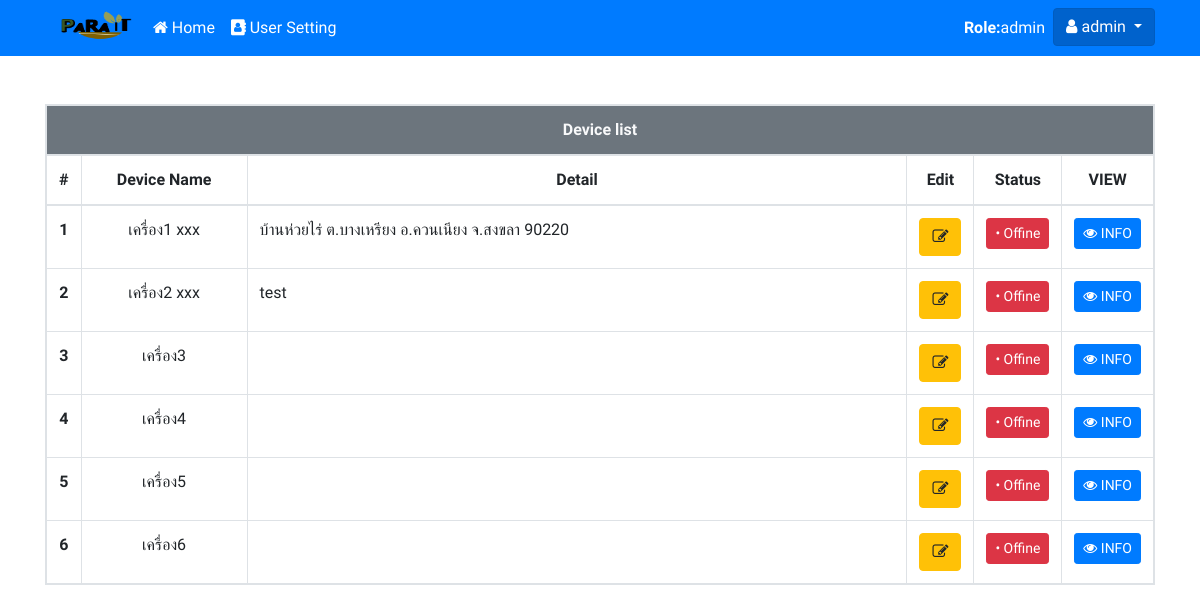
Page /admin/index.php (signed in) on the committed database.
### tables this page shows
CREATE TABLE `tbl_device` (
  `dv_id` int(10) NOT NULL,
  `dv_name` varchar(255) NOT NULL,
  `dv_detail` varchar(255) NOT NULL
);

### admin/index.php (the view, shortened to what this page needs)
<?php include_once('header.php'); ?>
</head>
<body>
  <?php include_once('import_navbar.php'); ?>
  <div class="container mt-5">
    <table class="table table-bordered table-responsive" id="show_device" width="100%">
      <thead>
        <tr>
          <th scope="col" colspan="8" class="bg-secondary text-light">Device list</th>
        </tr>
        <tr>
          <th scope="col" class="align-self-center" width="1%">#</th>
          <th scope="col" width="15%">Device Name</th>
          <th scope="col">Detail</th>
          <th scope="col" width="1%">Edit</th>
          <th scope="col" width="1%">Status</th>
          <th scope="col" width="1%">VIEW</th>
        </tr>
      </thead>
      <tbody>
        <?php
        $obj_dbcon = new dbcon;
        $get_device = $obj_dbcon->fetch_device();
        while ($fetch_device = $get_device->fetch_array()) {
        ?>
          <tr>
            <th scope="row"><?php echo$fetch_device['dv_id'];?></th>
            <td><?php echo$fetch_device['dv_name'];?></td>
            <td style="text-align:left;"><?php echo$fetch_device['dv_detail'];?></td>
            <td><a href="edit_device_list.php?dv_id=<?php echo $fetch_device['dv_id']; ?>"><button class="btn btn-warning"><i class="fa fa-pencil-square-o" aria-hidden="true"></i></button></a></td>
            <td><?php echo $check_status_device = $obj_dbcon->check_status_device($fetch_device['dv_id']);?></td>
            <td><a href="show_device.php?dv_id=<?php echo$fetch_device['dv_id'];?>"><button class="btn btn-primary btn-sm"><i class="fa fa-eye" aria-hidden="true"></i> INFO</button></a></td>
          </tr>
        <?php
        }
        ?>
      </tbody>
    </table>
  </div>
</body>
</html>

### admin/header.php (shortened to what this page needs)
<?php
require_once('../functions.php');
?>
<!DOCTYPE html>
<html lang="en">
<head>
    <link rel="stylesheet" href="https://maxcdn.bootstrapcdn.com/bootstrap/4.0.0/css/bootstrap.min.css">
    <link rel="stylesheet" href="https://cdnjs.cloudflare.com/ajax/libs/font-awesome/4.7.0/css/font-awesome.min.css">
    <link rel="stylesheet" href="../css/style.css">

### admin/import_navbar.php (shortened to what this page needs)
<nav class="navbar navbar-expand-lg navbar-dark bg-primary">
        <div class="container">
            <a href="index.php"><img src="../logo.gif" width="100" height="40" alt=""></a>
            <div class="collapse navbar-collapse" id="navbarSupportedContent">
                <ul class="navbar-nav mr-auto">
                    <li class="nav-item active">
                        <a class="nav-link" href="index.php"><i class="fa fa-home" aria-hidden="true"></i> Home<span class="sr-only">(current)</span></a>
                    </li>
                    <li class="nav-item active">
                        <a class="nav-link" href="show_user.php"><i class="fa fa-address-book" aria-hidden="true"></i> User Setting</a>
                    </li>
                </ul>
                <ul class="navbar-nav ml-auto">
                    <li class="nav-item active">
                        <span class="nav-link"><b>Role:</b><?php echo$_SESSION['sess_u_type'];?></span>
                    </li>
                    <div class="dropdown">
                        <button class="btn btn-primary active dropdown-toggle" type="button" id="dropdownMenuButton" data-toggle="dropdown" aria-haspopup="true" aria-expanded="false">
                        <i class="fa fa-user" aria-hidden="true"> </i>
                            <?php
                            echo $_SESSION['sess_u_user'];
                            ?>
                        </button>
                    </div>
                </ul>
            </div>
        </div>
    </nav>

### functions.php (shortened to what this page needs)
<?php
class dbcon
{
    public function __construct()
    {
        $this->dbcon = new mysqli(DB_SERVER, DB_USER, DB_PASS, DB_NAME);
    }
    function fetch_device()
    {
        $result = $this->dbcon->query("SELECT * FROM tbl_device");
        return $result;
    }
    function check_status_device($dv_id)
    {
        $result_send = $this->dbcon->query("SELECT *,NOW() as dt_now FROM tbl_data WHERE dv_id='$dv_id' ORDER BY data_id DESC LIMIT 1");
        $fetch_send = $result_send->fetch_array();
        if (!$fetch_send) {
            echo "<button class='btn btn-danger btn-sm'>• Offine</button>";
        } else {
            $recv = $fetch_send['Date'] . ' ' . $fetch_send['Time'];
            $recv_now = $fetch_send['dt_now'];
            $date1 = strtotime("$recv");
            $date2 = strtotime("$recv_now");
            $interval = $date2 - $date1;
            $seconds = $interval % 60;
            $minutes = floor(($interval % 3600) / 60);
            $hours = floor($interval / 3600);
            if ($hours > 0) {
                echo "<button class='btn btn-danger btn-sm'>• Offine</button>";
            }else if($hours >= 0 && $minutes >= 2){
                echo "<button class='btn btn-danger btn-sm'>• Offine</button>";
            }
            else{
                echo "<button class='btn btn-success btn-sm'>• Online</button>";
            }
        }
    }
}

### css/style.css (style rules this page uses)
body { font-family: 'Sarabun', sans-serif; }
tr,td ,th > #show_device { text-align: center; vertical-align: middle; }

### rows in the picture
tbl_device: dv_id "1", dv_name "เครื่อง1 xxx", dv_detail "บ้านห่วยไร่ ต.บางเหรียง อ.ควนเนียง จ.สงขลา 90220", shows "• Offine"
tbl_device: dv_id "2", dv_name "เครื่อง2 xxx", dv_detail "test", shows "• Offine"
tbl_device: dv_id "3", dv_name "เครื่อง3", shows "• Offine"
tbl_device: dv_id "4", dv_name "เครื่อง4", shows "• Offine"
tbl_device: dv_id "5", dv_name "เครื่อง5", shows "• Offine"
tbl_device: dv_id "6", dv_name "เครื่อง6", shows "• Offine"

### other values in the picture
$_SESSION['sess_u_type'] "admin"
$_SESSION['sess_u_user'] "admin"
